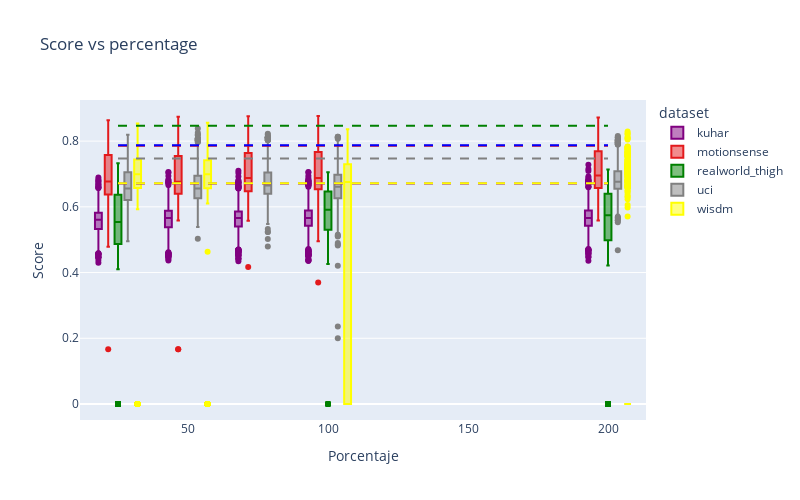
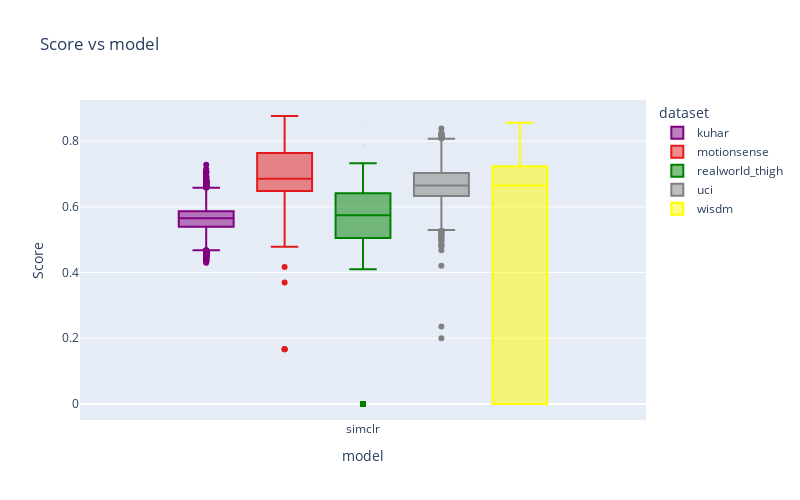

These figures' notebook cell, in order:
### Code cell
import seaborn as sns
import plotly.express as px
import pandas as pd
import plotly.graph_objects as go

lista_colores = ["purple", "#e31a1c", "green", "gray", "yellow","blue"]








def box_plot_datasets(df,x):
    dummy_fig = px.box(df.head(0), x=x, y='score', color='dataset', color_discrete_sequence=lista_colores)
    box_colors = [trace.marker.line.color for trace in dummy_fig.data]

    fig = px.box(df, x=x, y='score', color='dataset',
                 title=f'Score vs {x}',
                 labels={'score': 'Score', 'percentage': 'Porcentaje'},
                 color_discrete_sequence=lista_colores,  # Use custom colors
                 width=800, height=500)
    
    cdatasets = df['dataset'].unique()
    
    for dataset, color in zip(datasets, lista_colores):    
        fig.add_shape(
            go.layout.Shape(
                type="line",
                x0=df[x].min(),
                x1=df[x].max(),
                y0=score_no_reducer[dataset],
                y1=score_no_reducer[dataset],
                line=dict(color=color, width=2, dash='dash'),
            )
        )
    
    fig.show()

box_plot_datasets(df,'percentage')
box_plot_datasets(df,'model')

### Figure 1 — Plotly figure (JSON) as saved in the notebook; plotly's stock layout.template omitted (floating-point values rounded to 4 significant figures; data arrays with more than 128 entries replaced by an {"elided": "..."} marker saying what was removed)
{"data": [{"alignmentgroup": "True", "hovertemplate": "dataset=kuhar<br>Porcentaje=%{x}<br>Score=%{y}<extra></extra>", "legendgroup": "kuhar", "marker": {"color": "purple"}, "name": "kuhar", "notched": false, "offsetgroup": "kuhar", "orientation": "v", "showlegend": true, "type": "box", "x": {"elided": "5005 int values"}, "x0": " ", "xaxis": "x", "y": {"elided": "5005 float values"}, "y0": " ", "yaxis": "y"}, {"alignmentgroup": "True", "hovertemplate": "dataset=motionsense<br>Porcentaje=%{x}<br>Score=%{y}<extra></extra>", "legendgroup": "motionsense", "marker": {"color": "#e31a1c"}, "name": "motionsense", "notched": false, "offsetgroup": "motionsense", "orientation": "v", "showlegend": true, "type": "box", "x": {"elided": "5005 int values"}, "x0": " ", "xaxis": "x", "y": {"elided": "5005 float values"}, "y0": " ", "yaxis": "y"}, {"alignmentgroup": "True", "hovertemplate": "dataset=realworld_thigh<br>Porcentaje=%{x}<br>Score=%{y}<extra></extra>", "legendgroup": "realworld_thigh", "marker": {"color": "green"}, "name": "realworld_thigh", "notched": false, "offsetgroup": "realworld_thigh", "orientation": "v", "showlegend": true, "type": "box", "x": {"elided": "627 int values"}, "x0": " ", "xaxis": "x", "y": {"elided": "627 float values"}, "y0": " ", "yaxis": "y"}, {"alignmentgroup": "True", "hovertemplate": "dataset=uci<br>Porcentaje=%{x}<br>Score=%{y}<extra></extra>", "legendgroup": "uci", "marker": {"color": "gray"}, "name": "uci", "notched": false, "offsetgroup": "uci", "orientation": "v", "showlegend": true, "type": "box", "x": {"elided": "5070 int values"}, "x0": " ", "xaxis": "x", "y": {"elided": "5070 float values"}, "y0": " ", "yaxis": "y"}, {"alignmentgroup": "True", "hovertemplate": "dataset=wisdm<br>Porcentaje=%{x}<br>Score=%{y}<extra></extra>", "legendgroup": "wisdm", "marker": {"color": "yellow"}, "name": "wisdm", "notched": false, "offsetgroup": "wisdm", "orientation": "v", "showlegend": true, "type": "box", "x": {"elided": "4467 int values"}, "x0": " ", "xaxis": "x", "y": {"elided": "4467 float values"}, "y0": " ", "yaxis": "y"}], "layout": {"boxmode": "group", "height": 500, "legend": {"title": {"text": "dataset"}, "tracegroupgap": 0}, "shapes": [{"line": {"color": "purple", "dash": "dash", "width": 2}, "type": "line", "x0": 25, "x1": 200, "y0": 0.6711, "y1": 0.6711}, {"line": {"color": "#e31a1c", "dash": "dash", "width": 2}, "type": "line", "x0": 25, "x1": 200, "y0": 0.786, "y1": 0.786}, {"line": {"color": "green", "dash": "dash", "width": 2}, "type": "line", "x0": 25, "x1": 200, "y0": 0.8471, "y1": 0.8471}, {"line": {"color": "gray", "dash": "dash", "width": 2}, "type": "line", "x0": 25, "x1": 200, "y0": 0.7474, "y1": 0.7474}, {"line": {"color": "yellow", "dash": "dash", "width": 2}, "type": "line", "x0": 25, "x1": 200, "y0": 0.6715, "y1": 0.6715}, {"line": {"color": "blue", "dash": "dash", "width": 2}, "type": "line", "x0": 25, "x1": 200, "y0": 0.7872, "y1": 0.7872}], "title": {"text": "Score vs percentage"}, "width": 800, "xaxis": {"anchor": "y", "autorange": true, "domain": [0, 1], "range": [11.44, 213.6], "title": {"text": "Porcentaje"}, "type": "linear"}, "yaxis": {"anchor": "x", "autorange": true, "domain": [0, 1], "range": [-0.04869, 0.9251], "title": {"text": "Score"}, "type": "linear"}}}

### Figure 2 — Plotly figure (JSON) as saved in the notebook; plotly's stock layout.template omitted (floating-point values rounded to 4 significant figures; data arrays with more than 128 entries replaced by an {"elided": "..."} marker saying what was removed)
{"data": [{"alignmentgroup": "True", "hovertemplate": "dataset=kuhar<br>model=%{x}<br>Score=%{y}<extra></extra>", "legendgroup": "kuhar", "marker": {"color": "purple"}, "name": "kuhar", "notched": false, "offsetgroup": "kuhar", "orientation": "v", "showlegend": true, "type": "box", "x": {"elided": "5005 str values"}, "x0": " ", "xaxis": "x", "y": {"elided": "5005 float values"}, "y0": " ", "yaxis": "y"}, {"alignmentgroup": "True", "hovertemplate": "dataset=motionsense<br>model=%{x}<br>Score=%{y}<extra></extra>", "legendgroup": "motionsense", "marker": {"color": "#e31a1c"}, "name": "motionsense", "notched": false, "offsetgroup": "motionsense", "orientation": "v", "showlegend": true, "type": "box", "x": {"elided": "5005 str values"}, "x0": " ", "xaxis": "x", "y": {"elided": "5005 float values"}, "y0": " ", "yaxis": "y"}, {"alignmentgroup": "True", "hovertemplate": "dataset=realworld_thigh<br>model=%{x}<br>Score=%{y}<extra></extra>", "legendgroup": "realworld_thigh", "marker": {"color": "green"}, "name": "realworld_thigh", "notched": false, "offsetgroup": "realworld_thigh", "orientation": "v", "showlegend": true, "type": "box", "x": {"elided": "627 str values"}, "x0": " ", "xaxis": "x", "y": {"elided": "627 float values"}, "y0": " ", "yaxis": "y"}, {"alignmentgroup": "True", "hovertemplate": "dataset=uci<br>model=%{x}<br>Score=%{y}<extra></extra>", "legendgroup": "uci", "marker": {"color": "gray"}, "name": "uci", "notched": false, "offsetgroup": "uci", "orientation": "v", "showlegend": true, "type": "box", "x": {"elided": "5070 str values"}, "x0": " ", "xaxis": "x", "y": {"elided": "5070 float values"}, "y0": " ", "yaxis": "y"}, {"alignmentgroup": "True", "hovertemplate": "dataset=wisdm<br>model=%{x}<br>Score=%{y}<extra></extra>", "legendgroup": "wisdm", "marker": {"color": "yellow"}, "name": "wisdm", "notched": false, "offsetgroup": "wisdm", "orientation": "v", "showlegend": true, "type": "box", "x": {"elided": "4467 str values"}, "x0": " ", "xaxis": "x", "y": {"elided": "4467 float values"}, "y0": " ", "yaxis": "y"}], "layout": {"boxmode": "group", "height": 500, "legend": {"title": {"text": "dataset"}, "tracegroupgap": 0}, "shapes": [{"line": {"color": "purple", "dash": "dash", "width": 2}, "type": "line", "x0": "simclr", "x1": "simclr", "y0": 0.6711, "y1": 0.6711}, {"line": {"color": "#e31a1c", "dash": "dash", "width": 2}, "type": "line", "x0": "simclr", "x1": "simclr", "y0": 0.786, "y1": 0.786}, {"line": {"color": "green", "dash": "dash", "width": 2}, "type": "line", "x0": "simclr", "x1": "simclr", "y0": 0.8471, "y1": 0.8471}, {"line": {"color": "gray", "dash": "dash", "width": 2}, "type": "line", "x0": "simclr", "x1": "simclr", "y0": 0.7474, "y1": 0.7474}, {"line": {"color": "yellow", "dash": "dash", "width": 2}, "type": "line", "x0": "simclr", "x1": "simclr", "y0": 0.6715, "y1": 0.6715}, {"line": {"color": "blue", "dash": "dash", "width": 2}, "type": "line", "x0": "simclr", "x1": "simclr", "y0": 0.7872, "y1": 0.7872}], "title": {"text": "Score vs model"}, "width": 800, "xaxis": {"anchor": "y", "autorange": true, "domain": [0, 1], "range": [-0.5053, 0.5053], "title": {"text": "model"}, "type": "category"}, "yaxis": {"anchor": "x", "autorange": true, "domain": [0, 1], "range": [-0.04869, 0.9251], "title": {"text": "Score"}, "type": "linear"}}}
